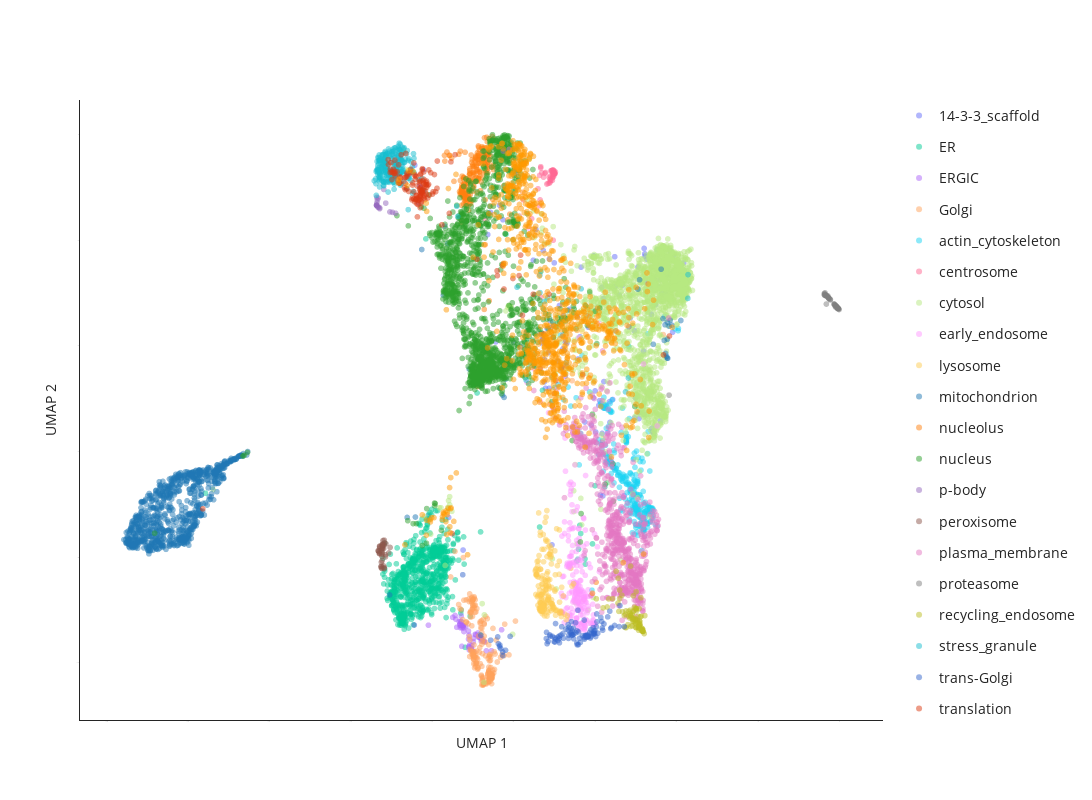

Here is the notebook cell this chart was saved with:
### Markdown cell above
### generate UMAP plots

### Code cell
# flip x and y axis
flip = True
if flip:
    umap_table["umap_1"] = -umap_table["umap_1"]
    umap_table["umap_2"] = -umap_table["umap_2"]

# generate 2D UMAP plot
label_to_color = "[all_IPs] consensus_graph_annnotation"  # **choose which annotation column to highlight here** , other choices: cluster_annotation, Protein-level_consensus_annotation

fig = pu.interaction_umap(
    umap_table,
    node_name="Gene_name_canonical", 
    cluster=label_to_color, opacity=0.5, unlabelled_color="#D0D3D4", unlabelled_opacity=0.2,
    pointsize=6, x="umap_1", y="umap_2",
    categorical=True
)
fig.update_layout(width=1200, height=800)

fig.show()

# save the figure as an html file
save_path = os.path.join("output")
save_name = f"{timestamp}_UMAP_2Dview_ported_consensus_annot_allclusters_v2.html"
pio.write_html(fig, file=os.path.join(save_path, save_name), auto_open=False)

### Figure 1 — Plotly figure (JSON) as saved in the notebook; plotly's stock layout.template omitted (floating-point values rounded to 4 significant figures; data arrays with more than 128 entries replaced by an {"elided": "..."} marker saying what was removed)
{"data": [{"customdata": {"elided": "130x1 int values"}, "hovertemplate": "<b>%{hovertext}</b><br><br>[all_IPs] consensus_graph_annnotation=14-3-3_scaffold<br>UMAP 1=%{x}<br>UMAP 2=%{y}<extra></extra>", "hovertext": {"elided": "130 str values"}, "legendgroup": "14-3-3_scaffold", "marker": {"color": "#636EFA", "opacity": 0.5, "size": 6, "symbol": "circle"}, "mode": "markers", "name": "14-3-3_scaffold", "showlegend": true, "type": "scattergl", "x": {"elided": "130 float values"}, "xaxis": "x", "y": {"elided": "130 float values"}, "yaxis": "y"}, {"customdata": {"elided": "750x1 int values"}, "hovertemplate": "<b>%{hovertext}</b><br><br>[all_IPs] consensus_graph_annnotation=ER<br>UMAP 1=%{x}<br>UMAP 2=%{y}<extra></extra>", "hovertext": {"elided": "750 str values"}, "legendgroup": "ER", "marker": {"color": "#00CC96", "opacity": 0.5, "size": 6, "symbol": "circle"}, "mode": "markers", "name": "ER", "showlegend": true, "type": "scattergl", "x": {"elided": "750 float values"}, "xaxis": "x", "y": {"elided": "750 float values"}, "yaxis": "y"}, {"customdata": [[5705], [3162], [4121], [1983], [8386], [4807], [6708], [4808], [5712], [230], [1919], [2683], [3044], [4192], [958], [2998], [3029], [5688], [576], [4413], [2617], [2501], [3519], [7596], [7797], [512], [7569], [1646], [3597], [748], [3837], [6800], [2511], [6281], [3278], [4036], [3827], [3648], [5383], [1747], [1754], [282], [5584], [5759], [6642], [2299], [666], [3767], [6828], [5218], [8480], [5141], [2868], [2841], [8011]], "hovertemplate": "<b>%{hovertext}</b><br><br>[all_IPs] consensus_graph_annnotation=ERGIC<br>UMAP 1=%{x}<br>UMAP 2=%{y}<extra></extra>", "hovertext": ["PIGG", "RAB3GAP1", "SEC24D", "LMAN2", "TMED5", "COPB1", "MCFD2", "COPA", "RABL3", "SREBF2", "ERP44", "METTL9", "ERGIC1", "SEC24A", "COPZ1", "B4DSQ5[p]", "GPR89B", "YIF1B", "TMED10", "ARF4", "ARCN1", "LYSMD3", "COPB2", "RAB3GAP2", "RAB18", "DESI2", "LMAN2L", "COPG2", "SEC22B", "EGFL7", "RER1", "CHPT1", "RAB3B", "TMED4", "SEC31A", "SEC22B", "BET1", "SLC39A11", "TMED2", "TRIM27", "IER3IP1", "LMAN1", "SAR1B", "SAR1A", "MTMR14", "ERGIC3", "TMED9", "COPE", "SCFD1", "TMED1", "COPG1", "SCAP", "YIPF5", "TRIM4", "MTMR4"], "legendgroup": "ERGIC", "marker": {"color": "#AB63FA", "opacity": 0.5, "size": 6, "symbol": "circle"}, "mode": "markers", "name": "ERGIC", "showlegend": true, "type": "scattergl", "x": [-9.317, -8.741, -8.863, -9.254, -9.43, -8.788, -9.26, -8.83, -9.225, -9.087, -9.309, -8.921, -9.388, -8.869, -8.788, -9.027, -9.213, -9.083, -9.279, -8.712, -8.791, -9.039, -8.83, -8.799, -9.326, -9.099, -9.3, -8.715, -9.288, -9.069, -8.981, -8.536, -9.411, -9.023, -8.662, -9.166, -8.978, -9.487, -9.237, -9.242, -9.088, -9.291, -8.936, -10.08, -8.287, -9.021, -9.219, -8.811, -9.101, -9.272, -8.786, -9.091, -8.976, -9.265, -9.234], "xaxis": "x", "y": [-9.284, -9.585, -9.511, -9.282, -9.102, -9.533, -9.339, -9.502, -9.297, -9.704, -9.26, -9.469, -9.326, -9.434, -9.528, -9.757, -9.407, -9.753, -9.112, -9.602, -9.585, -9.718, -9.519, -9.521, -9.216, -9.55, -9.333, -9.589, -9.292, -9.656, -9.6, -9.769, -9.172, -9.671, -9.772, -9.313, -9.786, -9.138, -9.294, -9.293, -9.474, -9.216, -9.458, -9.286, -9.373, -9.729, -9.339, -9.517, -9.397, -9.22, -9.552, -9.69, -9.532, -9.686, -9.315], "yaxis": "y"}, {"customdata": {"elided": "193x1 int values"}, "hovertemplate": "<b>%{hovertext}</b><br><br>[all_IPs] consensus_graph_annnotation=Golgi<br>UMAP 1=%{x}<br>UMAP 2=%{y}<extra></extra>", "hovertext": {"elided": "193 str values"}, "legendgroup": "Golgi", "marker": {"color": "#FFA15A", "opacity": 0.5, "size": 6, "symbol": "circle"}, "mode": "markers", "name": "Golgi", "showlegend": true, "type": "scattergl", "x": {"elided": "193 float values"}, "xaxis": "x", "y": {"elided": "193 float values"}, "yaxis": "y"}, {"customdata": {"elided": "279x1 int values"}, "hovertemplate": "<b>%{hovertext}</b><br><br>[all_IPs] consensus_graph_annnotation=actin_cytoskeleton<br>UMAP 1=%{x}<br>UMAP 2=%{y}<extra></extra>", "hovertext": {"elided": "279 str values"}, "legendgroup": "actin_cytoskeleton", "marker": {"color": "#19D3F3", "opacity": 0.5, "size": 6, "symbol": "circle"}, "mode": "markers", "name": "actin_cytoskeleton", "showlegend": true, "type": "scattergl", "x": {"elided": "279 float values"}, "xaxis": "x", "y": {"elided": "279 float values"}, "yaxis": "y"}, {"customdata": [[2147], [10], [4698], [6418], [1302], [3168], [6773], [1148], [1174], [8500], [3244], [6500], [2284], [7175], [1318], [354], [6850], [6181], [7320], [6153], [6507], [1325], [5493], [7168], [5861], [1805], [6543], [2771], [2440], [7022], [6155], [5846], [3657], [5540], [1381], [22], [7409], [4204], [4142], [6389], [7292], [2140], [5908], [5687], [8342], [6604], [3831], [7486], [2725], [4197]], "hovertemplate": "<b>%{hovertext}</b><br><br>[all_IPs] consensus_graph_annnotation=centrosome<br>UMAP 1=%{x}<br>UMAP 2=%{y}<extra></extra>", "hovertext": ["CEP290", "CCP110", "CSNK1D", "CEP97", "WRAP73", "PCM1", "CEP192", "MED4", "ALMS1", "CCDC61", "PCM1", "SPICE1", "CEP350", "CEP63", "RNF213", "CEP57", "PIBF1", "CEP68", "CCDC77", "TPGS1", "CNTROB", "MPHOSPH9", "KIF7", "CCDC138", "CEP350", "CEP78", "NIN", "CEP131", "OFD1", "TBC1D31", "CEP128", "CROCC", "CCDC14", "C2CD3", "CDK5RAP2", "CEP72", "CEP250", "CEP43", "CEP152", "MIB1", "AKAP9", "CSPP1", "CEP135", "ODF2", "SSX2IP", "CEP120", "CETN3", "CEP41", "BBS4", "PCNT"], "legendgroup": "centrosome", "marker": {"color": "#FF6692", "opacity": 0.5, "size": 6, "symbol": "circle"}, "mode": "markers", "name": "centrosome", "showlegend": true, "type": "scattergl", "x": [-7.016, -7.039, -7.096, -7.341, -7.088, -7.108, -7.354, -7.146, -7.301, -6.975, -7.096, -7.327, -7.33, -7.753, -7.393, -7.326, -7.001, -7.077, -7.078, -7.357, -7.052, -7.55, -7.002, -7.036, -6.983, -7.02, -7.208, -7.04, -7.027, -7.025, -6.994, -7.116, -7.0, -7.852, -7.005, -7.006, -7.025, -7.035, -7.223, -7.175, -7.019, -6.994, -6.998, -6.966, -7.008, -7.053, -8.691, -7.257, -6.997, -7.018], "xaxis": "x", "y": [-0.7395, -0.7155, -0.8927, -1.233, -0.7844, -0.9142, -0.7699, -0.9194, -0.7192, -0.7389, -0.842, -0.6275, -3.075, -1.233, -1.023, -0.6047, -0.7458, -0.6803, -0.8621, -1.342, -0.6757, -1.589, -0.748, -0.8083, -0.7331, -1.997, -0.7147, -0.862, -0.772, -0.7282, -0.7394, -0.8083, -0.7128, -1.539, -0.7351, -0.7511, -0.6651, -0.8139, -0.7326, -0.9338, -0.6734, -0.7151, -0.6819, -0.7048, -0.7864, -0.6781, -1.595, -0.8027, -0.746, -0.7458], "yaxis": "y"}, {"customdata": {"elided": "1835x1 int values"}, "hovertemplate": "<b>%{hovertext}</b><br><br>[all_IPs] consensus_graph_annnotation=cytosol<br>UMAP 1=%{x}<br>UMAP 2=%{y}<extra></extra>", "hovertext": {"elided": "1835 str values"}, "legendgroup": "cytosol", "marker": {"color": "#B6E880", "opacity": 0.5, "size": 6, "symbol": "circle"}, "mode": "markers", "name": "cytosol", "showlegend": true, "type": "scattergl", "x": {"elided": "1835 float values"}, "xaxis": "x", "y": {"elided": "1835 float values"}, "yaxis": "y"}, {"customdata": {"elided": "223x1 int values"}, "hovertemplate": "<b>%{hovertext}</b><br><br>[all_IPs] consensus_graph_annnotation=early_endosome<br>UMAP 1=%{x}<br>UMAP 2=%{y}<extra></extra>", "hovertext": {"elided": "223 str values"}, "legendgroup": "early_endosome", "marker": {"color": "#FF97FF", "opacity": 0.5, "size": 6, "symbol": "circle"}, "mode": "markers", "name": "early_endosome", "showlegend": true, "type": "scattergl", "x": {"elided": "223 float values"}, "xaxis": "x", "y": {"elided": "223 float values"}, "yaxis": "y"}, {"customdata": {"elided": "169x1 int values"}, "hovertemplate": "<b>%{hovertext}</b><br><br>[all_IPs] consensus_graph_annnotation=lysosome<br>UMAP 1=%{x}<br>UMAP 2=%{y}<extra></extra>", "hovertext": {"elided": "169 str values"}, "legendgroup": "lysosome", "marker": {"color": "#FECB52", "opacity": 0.5, "size": 6, "symbol": "circle"}, "mode": "markers", "name": "lysosome", "showlegend": true, "type": "scattergl", "x": {"elided": "169 float values"}, "xaxis": "x", "y": {"elided": "169 float values"}, "yaxis": "y"}, {"customdata": {"elided": "864x1 int values"}, "hovertemplate": "<b>%{hovertext}</b><br><br>[all_IPs] consensus_graph_annnotation=mitochondrion<br>UMAP 1=%{x}<br>UMAP 2=%{y}<extra></extra>", "hovertext": {"elided": "864 str values"}, "legendgroup": "mitochondrion", "marker": {"color": "#1F77B4", "opacity": 0.5, "size": 6, "symbol": "circle"}, "mode": "markers", "name": "mitochondrion", "showlegend": true, "type": "scattergl", "x": {"elided": "864 float values"}, "xaxis": "x", "y": {"elided": "864 float values"}, "yaxis": "y"}, {"customdata": {"elided": "209x1 int values"}, "hovertemplate": "<b>%{hovertext}</b><br><br>[all_IPs] consensus_graph_annnotation=nucleolus<br>UMAP 1=%{x}<br>UMAP 2=%{y}<extra></extra>", "hovertext": {"elided": "209 str values"}, "legendgroup": "nucleolus", "marker": {"color": "#FF7F0E", "opacity": 0.5, "size": 6, "symbol": "circle"}, "mode": "markers", "name": "nucleolus", "showlegend": true, "type": "scattergl", "x": {"elided": "209 float values"}, "xaxis": "x", "y": {"elided": "209 float values"}, "yaxis": "y"}, {"customdata": {"elided": "1538x1 int values"}, "hovertemplate": "<b>%{hovertext}</b><br><br>[all_IPs] consensus_graph_annnotation=nucleus<br>UMAP 1=%{x}<br>UMAP 2=%{y}<extra></extra>", "hovertext": {"elided": "1538 str values"}, "legendgroup": "nucleus", "marker": {"color": "#2CA02C", "opacity": 0.5, "size": 6, "symbol": "circle"}, "mode": "markers", "name": "nucleus", "showlegend": true, "type": "scattergl", "x": {"elided": "1538 float values"}, "xaxis": "x", "y": {"elided": "1538 float values"}, "yaxis": "y"}, {"customdata": [[7814], [8378], [6036], [7660], [5829], [6129], [7446], [6391], [6493], [6495], [6651], [219], [4933], [1268], [6297], [1520], [8431], [7064]], "hovertemplate": "<b>%{hovertext}</b><br><br>[all_IPs] consensus_graph_annnotation=p-body<br>UMAP 1=%{x}<br>UMAP 2=%{y}<extra></extra>", "hovertext": ["DCP1A", "LSM2", "EDC4", "YTHDC2", "LSM14B", "Q6ZMY0[p]", "LSM14B", "DCP2", "DCP1B", "XRN1", "LSM14A", "EIF4ENIF1", "LSM3", "LSM5", "PATL1", "LSM1", "MARF1", "EDC3"], "legendgroup": "p-body", "marker": {"color": "#9467BD", "opacity": 0.5, "size": 6, "symbol": "circle"}, "mode": "markers", "name": "p-body", "showlegend": true, "type": "scattergl", "x": [-11.36, -10.89, -11.35, -11.32, -11.18, -11.13, -8.25, -11.35, -11.33, -11.35, -11.35, -11.34, -10.97, -11.03, -11.32, -11.28, -11.28, -11.36], "xaxis": "x", "y": [-1.338, -1.487, -1.329, -1.198, -1.036, -1.295, -0.3081, -1.342, -1.361, -1.286, -1.185, -1.233, -1.469, -1.461, -1.376, -1.381, -1.4, -1.334], "yaxis": "y"}, {"customdata": [[8225], [6163], [4512], [4030], [5503], [8189], [6346], [4509], [2180], [7253], [1164], [306], [932], [5958], [2947], [7468], [8472], [5972], [3713], [3930], [174], [4861], [1081], [3780], [1482], [5567], [6315], [4578], [3917], [4574], [5111], [2751], [1483], [1991], [757], [3836], [3834], [2004], [6915], [7852]], "hovertemplate": "<b>%{hovertext}</b><br><br>[all_IPs] consensus_graph_annnotation=peroxisome<br>UMAP 1=%{x}<br>UMAP 2=%{y}<extra></extra>", "hovertext": ["CROT", "ACAD11", "PEX2", "PEX14", "TYSND1", "HACL1", "LONP2", "ABCD3", "ACBD5", "PAFAH2", "PEX12", "ACAA1", "FAR2", "GSTK1", "B4DL07[p]", "PECR", "PEX16", "ECI2", "AGPS", "PEX1", "PEX26", "PEX3", "PEX6", "ACOT8", "PEX5", "DECR2", "TMEM135", "EPHX2", "SLC25A17", "ABCD1", "EHHADH", "FAR1", "HSD17B4", "SCP2", "ACOX1", "ACOX3", "GNPAT", "CAT", "PEX13", "PXMP2"], "legendgroup": "peroxisome", "marker": {"color": "#8C564B", "opacity": 0.5, "size": 6, "symbol": "circle"}, "mode": "markers", "name": "peroxisome", "showlegend": true, "type": "scattergl", "x": [-11.28, -11.23, -11.28, -11.18, -11.29, -11.21, -11.32, -11.22, -11.22, -11.21, -11.3, -11.23, -11.31, -11.06, -11.21, -11.23, -11.17, -11.14, -11.22, -11.2, -11.28, -11.17, -11.2, -11.24, -11.17, -11.18, -11.22, -11.16, -11.24, -11.22, -11.24, -11.23, -11.17, -11.13, -11.21, -11.28, -11.24, -11.14, -11.25, -11.03], "xaxis": "x", "y": [-7.792, -8.212, -7.828, -7.832, -7.928, -7.915, -7.877, -7.827, -8.062, -7.752, -7.898, -7.943, -7.881, -7.918, -7.797, -7.98, -8.198, -7.993, -7.778, -7.753, -7.792, -8.214, -7.683, -8.202, -7.676, -8.164, -7.799, -7.729, -8.095, -7.763, -8.17, -7.888, -7.765, -7.745, -7.835, -7.932, -7.863, -7.954, -8.176, -7.814], "yaxis": "y"}, {"customdata": {"elided": "653x1 int values"}, "hovertemplate": "<b>%{hovertext}</b><br><br>[all_IPs] consensus_graph_annnotation=plasma_membrane<br>UMAP 1=%{x}<br>UMAP 2=%{y}<extra></extra>", "hovertext": {"elided": "653 str values"}, "legendgroup": "plasma_membrane", "marker": {"color": "#E377C2", "opacity": 0.5, "size": 6, "symbol": "circle"}, "mode": "markers", "name": "plasma_membrane", "showlegend": true, "type": "scattergl", "x": {"elided": "653 float values"}, "xaxis": "x", "y": {"elided": "653 float values"}, "yaxis": "y"}, {"customdata": [[2438], [1655], [1416], [4922], [4822], [1264], [1653], [1654], [1587], [1686], [1470], [4768], [4830], [1624], [1448], [7128], [7251], [7531], [1625], [1965], [5615], [4825], [4906], [5724], [5742], [1652], [5597], [1664], [1418], [5741], [5347], [5950], [4485], [5387], [5193], [879], [5957], [698], [6939], [2748], [984], [6831], [259], [6621], [649], [5078], [263], [8330], [3723], [594], [6593], [5451], [8070], [4486], [5836], [3035], [4507], [5880], [8513], [4508], [1249], [8510], [1244], [5333], [2835], [3356], [3553], [5885], [8436], [8430], [3883], [3868]], "hovertemplate": "<b>%{hovertext}</b><br><br>[all_IPs] consensus_graph_annnotation=proteasome<br>UMAP 1=%{x}<br>UMAP 2=%{y}<extra></extra>", "hovertext": ["PSMC4", "PSMB4", "PSMA7", "PSMC1", "USP14", "NUB1", "PSMA3", "PSMA6", "PSMA5", "PSMD14", "PSMD12", "PSMD7", "PSMD4", "PSMC5", "BAG1", "NGLY1", "PSMD1", "PITHD1", "PSMB2", "PSMB3", "AKIRIN2", "RAD23B", "PSME3", "PSMG4", "UCHL5", "PSMC3", "PSMB1", "PSMC2", "PSME1", "UCHL5", "PSMD6", "PSME3", "PSMA1", "UBE3C", "PSMD2", "PSMA2", "ZFAND6", "PSMG3", "PSMG2", "PSMG1", "TCP11L2", "UBLCP1", "PSMD13", "AFG2A", "RAD23A", "UBE3A", "ZFAND5", "POMP", "PSMD11", "PSME3IP1", "UBR7", "ADRM1", "RNF181", "PSMA4", "DDI2", "UBQLN2", "PSMB6", "PSMD4", "PSMC3", "PSMB5", "PSMC6", "PSMD8", "PSME2", "PSME4", "TCP11L1", "PSMB7", "UBFD1", "ECPAS", "RNF115", "USP15", "TXNL1", "PSMD3"], "legendgroup": "proteasome", "marker": {"color": "#7F7F7F", "opacity": 0.5, "size": 6, "symbol": "circle"}, "mode": "markers", "name": "proteasome", "showlegend": true, "type": "scattergl", "x": [-0.03125, -0.01569, -0.1103, -0.05031, -0.0318, -0.3139, -0.0534, -0.03194, -0.1145, -0.09165, -0.03546, -0.05043, -0.07589, -0.02617, -0.3414, -0.3579, -0.01834, -0.3359, -0.07797, -0.04353, -0.2778, -0.0408, -4.175, -0.3197, -0.3543, -0.3051, 0, -0.07378, -0.04774, -0.05623, -0.09566, -0.08092, -0.04147, -0.2131, -0.05524, -0.0719, -0.2482, -0.2842, -0.2985, -0.1218, -0.3457, -0.3206, -0.02036, -0.2165, -0.3624, -0.2876, -0.2599, -0.2553, -0.01651, -0.2587, -0.3278, -0.03834, -0.3627, -0.0672, -5.161, -0.08863, -0.08035, -0.01299, -0.022, -0.03184, -0.05462, -0.02156, -0.1217, -0.08221, -0.311, -0.04148, -0.306, -0.2361, -0.3125, -0.3138, -0.2593, -0.06199], "xaxis": "x", "y": [-3.281, -3.293, -3.218, -3.263, -3.288, -3.043, -3.263, -3.28, -3.214, -3.226, -3.275, -3.268, -3.242, -3.283, -3.029, -3.039, -3.29, -3.043, -3.24, -3.274, -3.05, -3.276, -4.93, -3.045, -3.016, -3.053, -3.31, -3.249, -3.281, -3.261, -3.234, -3.249, -3.277, -3.118, -3.267, -3.245, -3.096, -3.069, -3.056, -3.204, -2.994, -3.044, -3.293, -3.127, -3.006, -3.063, -3.085, -3.098, -3.292, -3.091, -3.045, -3.291, -3.028, -3.249, -3.637, -3.262, -3.245, -3.298, -3.288, -3.283, -3.261, -3.291, -3.21, -3.242, -3.052, -3.279, -3.054, -3.108, -3.205, -3.052, -3.081, -3.259], "yaxis": "y"}, {"customdata": [[5445], [5217], [8183], [2203], [3368], [5442], [5786], [640], [6652], [4978], [2276], [3133], [2322], [6726], [8034], [828], [5740], [5162], [5725], [8110], [6446], [3470], [3824], [7514], [7357], [3850], [196], [6210], [3995], [5635], [7407], [64], [6138], [1853], [1786], [6117], [14], [1809], [8495], [3787], [1704], [2023], [5242], [6497], [457], [6460], [444], [6435], [5408], [6377], [8345], [6354], [1670], [267], [1687], [2035], [257], [3777], [1700], [8232], [7680], [1814], [977], [5024], [5020], [2612], [7074], [6907], [5103], [5500], [4654], [5520], [4560], [2404], [2593], [7092], [7988], [4987], [2681], [5551], [6926], [2515], [4695], [4701], [7781]], "hovertemplate": "<b>%{hovertext}</b><br><br>[all_IPs] consensus_graph_annnotation=recycling_endosome<br>UMAP 1=%{x}<br>UMAP 2=%{y}<extra></extra>", "hovertext": ["RAB11B", "ADAM9", "LNPEP", "ARL13B", "ATP11A", "VAMP3", "SLC35F1", "LDLR", "CCNY", "SIRPA", "STEAP3", "PODXL", "ABCB1", "ITFG1", "PODXL2", "SLC12A6", "COLEC12", "PTPRJ", "WDR44", "MRC2", "CD302", "VAMP2", "SCAMP1", "SEMA4C", "CRACR2A", "STX7", "CDK16", "RAB11FIP2", "ATP9A", "ATP6V0A1", "VAMP8", "FCGRT", "SLCO4C1", "ARHGAP10", "STX3", "RAB11FIP1", "GPRC5B", "ATP13A3", "CSNK1G3", "SCAMP3", "RALGAPA1", "ECE1", "RAB32", "CMTM4", "CERK", "SLC35F2", "MYADM", "LMTK2", "NHERF2", "STX12", "ATP11B", "RALGAPB", "SCAMP2", "CEMIP2", "SERPINF1", "A0A3B3ITR4[p]", "NKIRAS2", "ITGB1BP1", "RAB11FIP5", "PACSIN3", "PACC1", "SMIM1", "SYT1", "ATP8B2", "LRP2", "MICALL1", "CMTM7", "APBB2", "LRP1", "RALGAPA2", "SLC1A1", "GFOD2", "SFN", "Q59FF5[p];A8CDT9[p]", "BICD1", "ABHD17A", "GFOD1", "CSNK1G2", "ATP6V0D1", "ANO6", "SCAMP4", "A8K6Q8[p];B7Z2I6[p]", "TRAPPC10", "ADGRE5", "KIAA1549"], "legendgroup": "recycling_endosome", "marker": {"color": "#BCBD22", "opacity": 0.5, "size": 6, "symbol": "circle"}, "mode": "markers", "name": "recycling_endosome", "showlegend": true, "type": "scattergl", "x": [-5.389, -4.882, -5.12, -4.895, -4.986, -5.656, -5.051, -5.119, -5.053, -4.983, -5.056, -4.897, -4.927, -5.14, -4.941, -5.185, -4.919, -4.818, -5.067, -5.079, -5.129, -5.27, -5.247, -5.006, -5.036, -5.234, -5.12, -4.822, -4.995, -5.407, -5.003, -5.169, -5.126, -4.866, -5.027, -4.947, -4.895, -4.99, -4.855, -5.794, -4.821, -5.079, -5.001, -5.429, -4.769, -5.101, -5.334, -4.84, -4.91, -5.559, -4.93, -4.856, -5.13, -4.893, -5.961, -4.833, -4.828, -4.886, -4.992, -4.972, -5.17, -4.933, -5.258, -4.999, -4.841, -4.807, -5.074, -5.423, -5.068, -4.786, -5.053, -4.976, -4.92, -4.819, -5.475, -4.905, -4.824, -4.984, -5.695, -4.952, -5.318, -5.39, -5.229, -4.904, -4.828], "xaxis": "x", "y": [-8.621, -9.127, -9.103, -9.211, -9.329, -8.789, -9.167, -9.31, -8.729, -8.979, -9.019, -9.212, -9.275, -9.15, -9.115, -9.276, -9.318, -9.404, -9.214, -9.298, -9.002, -9.105, -9.079, -9.241, -9.22, -9.016, -8.168, -9.394, -9.262, -9.025, -9.162, -9.025, -9.104, -8.767, -8.947, -9.232, -9.257, -9.332, -9.116, -8.959, -9.402, -9.087, -9.189, -8.869, -9.105, -9.14, -8.72, -9.381, -8.972, -8.784, -9.336, -9.337, -9.064, -9.353, -8.787, -9.378, -9.377, -9.281, -9.177, -9.009, -9.115, -9.332, -9.329, -8.967, -9.397, -9.407, -9.144, -8.398, -9.173, -9.447, -9.033, -8.975, -9.383, -9.372, -8.266, -9.289, -9.4, -8.652, -8.942, -9.194, -9.032, -8.783, -9.333, -9.293, -9.352], "yaxis": "y"}, {"customdata": {"elided": "252x1 int values"}, "hovertemplate": "<b>%{hovertext}</b><br><br>[all_IPs] consensus_graph_annnotation=stress_granule<br>UMAP 1=%{x}<br>UMAP 2=%{y}<extra></extra>", "hovertext": {"elided": "252 str values"}, "legendgroup": "stress_granule", "marker": {"color": "#17BECF", "opacity": 0.5, "size": 6, "symbol": "circle"}, "mode": "markers", "name": "stress_granule", "showlegend": true, "type": "scattergl", "x": {"elided": "252 float values"}, "xaxis": "x", "y": {"elided": "252 float values"}, "yaxis": "y"}, {"customdata": [[1403], [1778], [7459], [7452], [4], [8280], [1224], [422], [416], [383], [1630], [8324], [7579], [7549], [8339], [300], [7866], [1345], [1130], [1239], [531], [7828], [1556], [1027], [1620], [5579], [8421], [7501], [7495], [7919], [8446], [8464], [771], [5071], [558], [2073], [5951], [2584], [3955], [2094], [7013], [2090], [3558], [6505], [6959], [2727], [2569], [6951], [4009], [7345], [2761], [4028], [6909], [3396], [4434], [2818], [4448], [2729], [3925], [3913], [6420], [7202], [3801], [6293], [7189], [7188], [4772], [6340], [2274], [6272], [4771], [4791], [2353], [7242], [2159], [2430], [6388], [3661], [6401], [3899], [3901], [2514], [2855], [6588], [4324], [6756], [3222], [6799], [6829], [4162], [6743], [3052], [6644], [4099], [2984], [5898], [5901], [3007], [5907], [3083], [2907], [1929], [5882], [3151], [5895], [5667]], "hovertemplate": "<b>%{hovertext}</b><br><br>[all_IPs] consensus_graph_annnotation=trans-Golgi<br>UMAP 1=%{x}<br>UMAP 2=%{y}<extra></extra>", "hovertext": ["SLC12A7", "PSEN2", "TMEM59", "OSBPL10", "TM9SF2", "SNX7", "SNAP47", "WDFY1", "ATG9A", "ACBD3", "SH3GLB1", "MTMR6", "CYSTM1", "RAB33B", "TRAPPC4", "TBC1D5", "RAB6B", "TRAPPC2L", "SPRYD7", "ARFIP2", "SPG21", "HINT3", "DTNBP1", "TRAPPC8", "OSBPL11", "MTMR9", "ATP6V0A2", "PRKD2", "WDR11", "NDFIP2", "YIPF1", "TRAPPC1", "SYNGR2", "ATP7A", "ANGEL1", "LRBA", "NAPG", "SORT1", "STX10", "MFSD4B", "RAB39B", "TGOLN2", "STX16", "FAM177A1", "VTI1A", "KIAA0319L", "YIPF6", "TMEM230", "DNAJC13", "SLC35A5", "SNX8", "VAMP4", "GLG1", "MDK", "M6PR", "GOLM1", "OSBP", "SYAP1", "ATP9B", "STX6", "FAM219A", "TRAPPC9", "RAB29", "TRAPPC6B", "STX16", "ANKRD27", "CLCN5", "TPRA1", "TMEM63A", "PLEKHH3", "CLCN3", "EFNA5", "TRAPPC13", "OSBPL9", "SLC9A6", "TMEM87A", "RAB43", "C17orf75", "TRAPPC5", "SPRY1", "TRAPPC3", "SV2A", "TRAPPC11", "ARFGAP1", "TRAPPC2", "BLOC1S5", "TVP23C", "RAB2B", "TRAPPC12", "SNX4", "PI4K2B", "ARFIP1", "DAGLB", "CPD", "KCT2", "LRIG1", "AP1AR", "LMBRD2", "FAM91A1", "SYNGR1", "SLC12A4", "SLC20A2", "SNX30", "ATP7B", "FAM219B", "ATP8A1"], "legendgroup": "trans-Golgi", "marker": {"color": "#3366CC", "opacity": 0.5, "size": 6, "symbol": "circle"}, "mode": "markers", "name": "trans-Golgi", "showlegend": true, "type": "scattergl", "x": [-5.63, -6.963, -7.184, -7.094, -8.261, -6.524, -6.258, -6.033, -6.177, -8.367, -6.412, -6.577, -6.092, -8.309, -6.039, -6.471, -6.707, -6.254, -6.87, -8.329, -6.435, -10.43, -6.573, -6.353, -6.999, -6.638, -6.831, -6.654, -6.578, -7.103, -6.514, -5.961, -5.85, -6.005, -7.039, -5.401, -6.551, -5.608, -6.16, -6.106, -6.632, -6.96, -6.073, -8.337, -6.26, -6.904, -6.644, -6.768, -6.016, -7.189, -6.158, -6.543, -8.256, -5.681, -6.234, -7.17, -8.191, -8.383, -6.304, -5.994, -6.867, -5.589, -8.557, -5.816, -9.241, -6.208, -6.231, -5.951, -6.021, -5.38, -6.195, -6.017, -6.429, -6.871, -5.924, -6.976, -6.812, -6.551, -5.773, -5.512, -5.829, -5.977, -6.403, -8.797, -5.946, -6.582, -6.169, -6.985, -6.439, -6.121, -6.78, -8.079, -6.52, -6.903, -7.144, -6.653, -6.184, -6.1, -6.6, -6.4, -5.805, -5.275, -6.209, -6.37, -6.467, -6.17], "xaxis": "x", "y": [-9.021, -9.255, -9.422, -9.493, -9.792, -9.344, -9.19, -9.449, -9.5, -9.637, -9.004, -9.442, -9.372, -9.729, -9.333, -9.24, -9.359, -9.551, -9.491, -9.664, -9.393, -9.283, -9.219, -9.613, -9.598, -9.475, -9.473, -9.277, -9.47, -9.472, -9.545, -9.317, -9.141, -9.444, -9.499, -9.313, -9.401, -9.351, -9.506, -9.53, -9.324, -9.55, -9.445, -9.697, -9.523, -9.575, -9.536, -9.534, -9.455, -9.539, -9.496, -9.47, -9.863, -9.129, -9.491, -9.637, -9.761, -9.508, -9.487, -9.39, -9.62, -9.33, -9.57, -9.339, -8.331, -9.516, -9.481, -9.073, -9.424, -8.915, -9.474, -9.395, -9.658, -9.539, -9.438, -9.605, -9.316, -9.474, -9.262, -9.292, -9.217, -9.5, -9.655, -9.477, -9.223, -9.35, -9.472, -9.525, -9.624, -9.422, -9.443, -9.499, -9.453, -9.512, -9.594, -9.381, -9.509, -9.504, -9.427, -9.414, -9.381, -9.312, -9.483, -9.533, -9.432, -9.5], "yaxis": "y"}, {"customdata": {"elided": "144x1 int values"}, "hovertemplate": "<b>%{hovertext}</b><br><br>[all_IPs] consensus_graph_annnotation=translation<br>UMAP 1=%{x}<br>UMAP 2=%{y}<extra></extra>", "hovertext": {"elided": "144 str values"}, "legendgroup": "translation", "marker": {"color": "#DC3912", "opacity": 0.5, "size": 6, "symbol": "circle"}, "mode": "markers", "name": "translation", "showlegend": true, "type": "scattergl", "x": {"elided": "144 float values"}, "xaxis": "x", "y": {"elided": "144 float values"}, "yaxis": "y"}, {"customdata": {"elided": "875x1 int values"}, "hovertemplate": "<b>%{hovertext}</b><br><br>[all_IPs] consensus_graph_annnotation=unclassified<br>UMAP 1=%{x}<br>UMAP 2=%{y}<extra></extra>", "hovertext": {"elided": "875 str values"}, "legendgroup": "unclassified", "marker": {"color": "#FF9900", "opacity": 0.5, "size": 6, "symbol": "circle"}, "mode": "markers", "name": "unclassified", "showlegend": true, "type": "scattergl", "x": {"elided": "875 float values"}, "xaxis": "x", "y": {"elided": "875 float values"}, "yaxis": "y"}], "layout": {"height": 800, "legend": {"font": {"size": 14}}, "width": 1200, "xaxis": {"showticklabels": true, "tickfont": {"size": 1}, "ticks": "", "title": {"text": "UMAP 1"}}, "yaxis": {"showticklabels": true, "tickfont": {"size": 1}, "ticks": "", "title": {"text": "UMAP 2"}}}}
